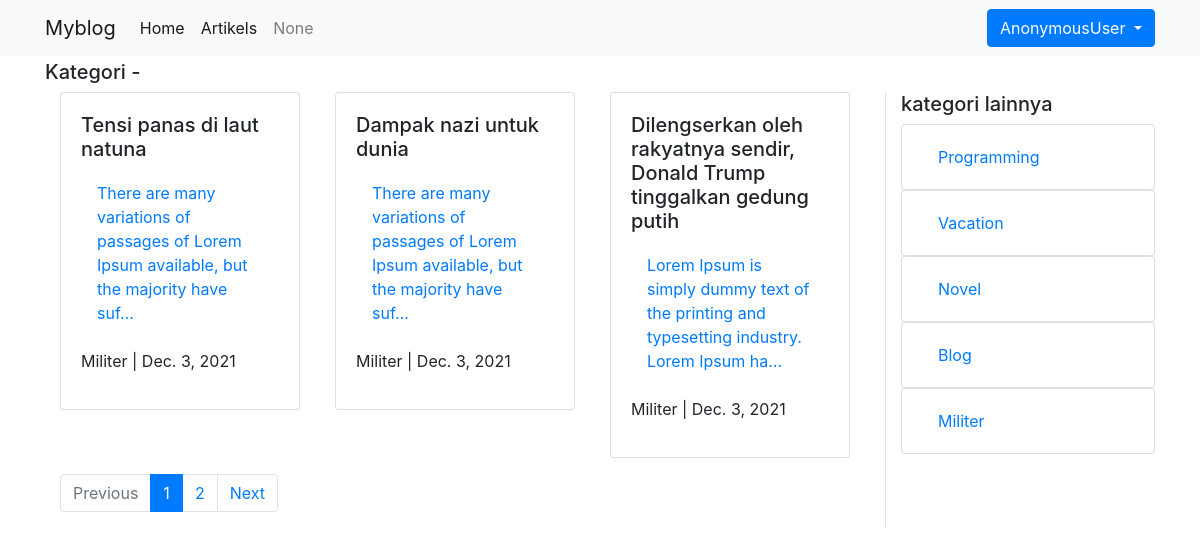
The app's page /artikels/kategori/Militer with its own data.
### blog/models.py (models this page shows, shortened)
class Artikel(models.Model):
    judul       = models.CharField(max_length=255)
    isi         = models.TextField()
    kategori    = models.CharField(max_length=225)
    published   = models.DateTimeField(auto_now_add=True)
    update      = models.DateTimeField(auto_now=True)
    slug        = models.SlugField(blank=True, editable=False, max_length=255)
    """
    Fungsi get absolute url, Pada createForm saat data mau di simpan, dia perlu meng-redirect
    ke url detail nya.

    """

### blog/views.py (the view)
# urls.py: path('kategori/<category>', ArtikelKategoriView.as_view(), name='kategori'),
class ArtikelKategoriView(ListView):
    model = Artikel
    context_object_name = 'Artikel_list'
    template_name='artikel_kategori.html'
    paginate_by = 3
    ordering = ['-published']
    def get_queryset(self, **kwargs):
        return Artikel.objects.filter(kategori=self.kwargs.get('category'))
    def get_context_data(self, *args, **kwargs):
        context = super().get_context_data(*args, **kwargs)
        context['kategori_list'] = self.model.objects.values_list('kategori', flat=True).distinct().exclude(kategori=self.kwargs.get('kategori'))
        return context

### blog/templates/artikel_kategori.html (shortened to what this page needs)
{% extends 'base.html' %}
{% block content %}
<div class="row">
    <div class="col-sm-12">
        <h5>Kategori - {{ category }}</h5>
    </div>
</div>
<div class="row">
    <div class="col-md-9">
        <div class="container">
            <div class="row">
                {% for artikel in Artikel_list %}
                <div class="col-6 col-md-4 mb-3">
                    <div class="card rounded" style="width: 15rem;">
                        <div class="card-body">
                            <h5 class="card-title">{{ artikel.judul }}</h5>
                            <a href="{% url 'blog:detail' artikel.slug %}" class="nav-link">
                                <p class="nav-item">{{ artikel.isi|truncatechars:90}}</p>
                            </a>
                            <p class="nav-item">{{ artikel.kategori }} | {{ artikel.published|date }}</p>
                        </div>
                    </div>
                </div>
                {% endfor %}
            </div>
            <nav aria-label="...">
                <ul class="pagination">
                    {% if page_obj.has_previous %}
                    <li class="page-item ">
                        <a class="page-link" href="?page={{ page_obj.previous_page_number }}" tabindex="-1">Previous</a>
                    </li>
                    {% else %}
                    <li class="page-item disabled">
                        <a class="page-link" href="#" tabindex="-1">Previous</a>
                    </li>
                    {% endif %}
                    {% for page in paginator.page_range %}
                    {% if page is page_obj.number %}
                    <li class="page-item active">
                        <span class="page-link" href="#">{{ page }}</span>
                    </li>
                    {% else %}
                    <li class="page-item ">
                        <a class="page-link" href="?page={{ page }}">{{ page }}</a>
                    </li>
                    {% endif %}
                    {% endfor %}
                    {% if page_obj.has_next %}
                    <li class="page-item">
                        <a class="page-link" href="?page={{ page_obj.next_page_number }}">Next</a>
                    </li>
                    {% else %}
                    <li class="page-item disabled">
                        <a class="page-link" href="#">Next</a>
                    </li>
                    {% endif %}
                </ul>
            </nav>
        </div>
    </div>
    <div class="col-md-3 border-left">
        <h5>kategori lainnya</h5>
        {% for kategori in kategori_list %}
        <ul class="list-group">
            <li class="list-group-item">
                <a class="nav-link" href="{% url 'blog:kategori'  kategori  %}">{{ kategori }}</a>
            </li>
        </ul>
        {% endfor %}
    </div>
</div>
{% endblock content %}

### records on screen
Artikel: judul "Tensi panas di laut natuna", isi "There are many variations of passages of Lorem Ipsum available, but the majority have suf…", kategori "Militer", published "Dec. 3, 2021"
Artikel: judul "Dampak nazi untuk dunia", isi "There are many variations of passages of Lorem Ipsum available, but the majority have suf…", kategori "Militer", published "Dec. 3, 2021"
Artikel: judul "Dilengserkan oleh rakyatnya sendir, Donald Trump tinggalkan gedung putih", isi "Lorem Ipsum is simply dummy text of the printing and typesetting industry. Lorem Ipsum ha…", kategori "Militer", published "Dec. 3, 2021"

### other values on screen
{{ request.user }} "AnonymousUser"
{{ page }} "1"
{{ page }} "2"
{{ kategori }} "Programming" "Vacation" "Novel" "Blog" "Militer"
